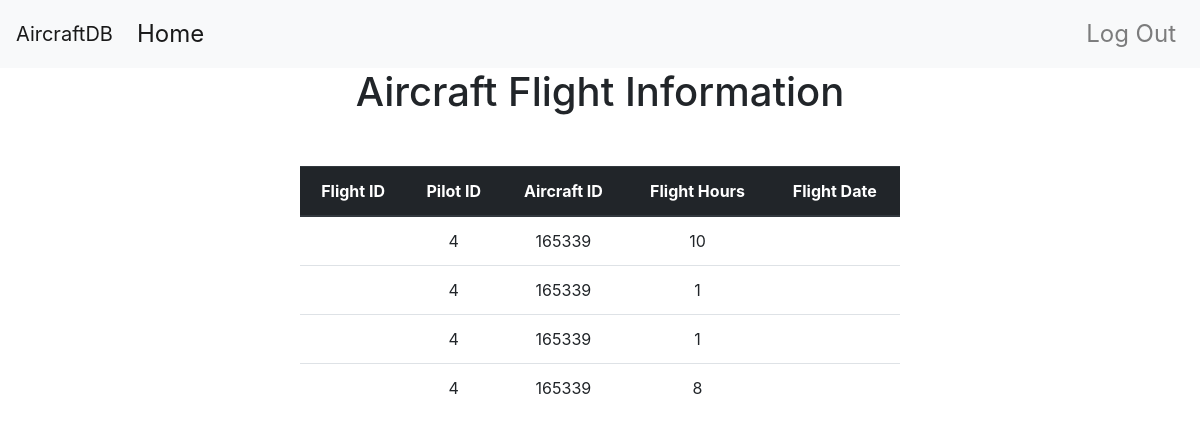
/pilot/flights (signed in), run on an earlier commit of the app's database.
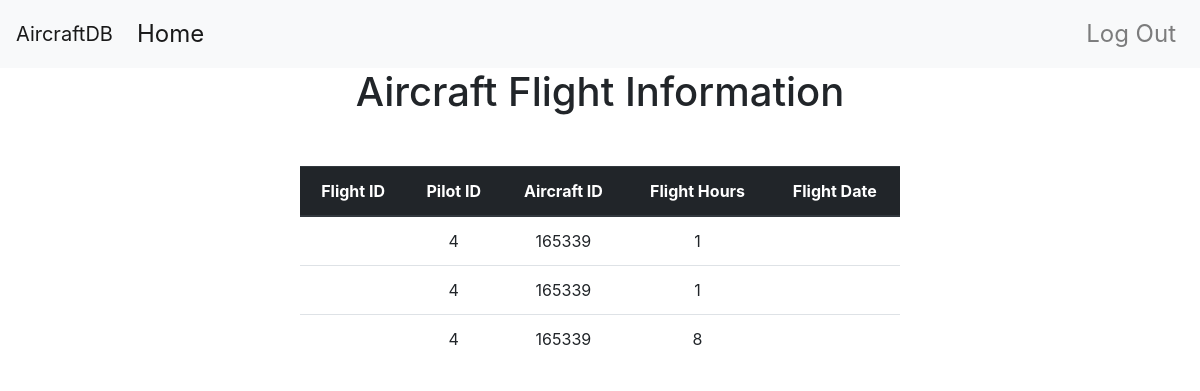
And on a later commit of the database.
### app/models.py (models this page shows, shortened)
class Flight(db.Model):
    __tablename__ = 'flights'
    flight_id = db.Column(db.Integer, primary_key = True)
    pilot_id =db.Column(db.Integer, db.ForeignKey('pilot.id'))
    aircraft_id = db.Column(db.Integer, db.ForeignKey('aircrafts.aircraft_id'))
    hours = db.Column(db.Integer)
    flight_date = db.Column(db.String(150))

class Aircraft(db.Model):
    __tablename__= 'aircrafts'
    aircraft_id = db.Column(db.Integer, primary_key=True)
    t_m_s = db.Column(db.String(64))
    squadron_id = db.Column(db.Integer, db.ForeignKey('squadron.id'))
    airframe_hours = db.Column(db.Integer)
    '''
    Insert aircraft data into the database
    '''

### app/main/views.py (the view)
@main.route('/pilot/flights')
def pilot_flights():
    result = []
    pilot_id=current_user.id
    sql = "SELECT squadron_id, aircrafts.aircraft_id, flight_id, pilot_id, hours, flight_date FROM flights NATURAL JOIN aircrafts WHERE pilot_id = ?"
    c = db.engine.connect()
    for row in c.execute(sql, (pilot_id,)):
        result.append(row)
    return render_template('/pilot/flights.html', data=result)

### app/models.py (called while the page is built)
@login_manager.user_loader
def user_loader(id):
    return User.query.get(id)

### app/templates/pilot/flights.html
{% extends "base.html" %}
{% block page_content %}
<div class="table_heading">
    <h1>Aircraft Flight Information </h1>
</div>
  <div class="second-container">
    <table class="table">
    <thead class="thead-dark">
      <tr>
        <th scope="col">Flight ID</th>
        <th scope="col">Pilot ID</th>
        <th scope="col">Aircraft ID</th>
        <th scope="col">Flight Hours</th>
        <th scope="col">Flight Date</th>
      </tr>
    </thead>
    <tbody>
    {% for flight in data %}
      <tr>
        <th scope="row"> {{flight.id}} </th>
        <td>{{flight.pilot_id}}</td>
        <td>{{flight.aircraft_id}}</td>
        <td>{{flight.hours}}</td>
        <td>{{flight.date}}</td>
        {% endfor %}
    </tbody>
  </table>
  </div>
{% endblock %}

What changed in the data, as far as the page shows it:
removed Flight: pilot_id "4", aircraft_id "165339", hours "10"
